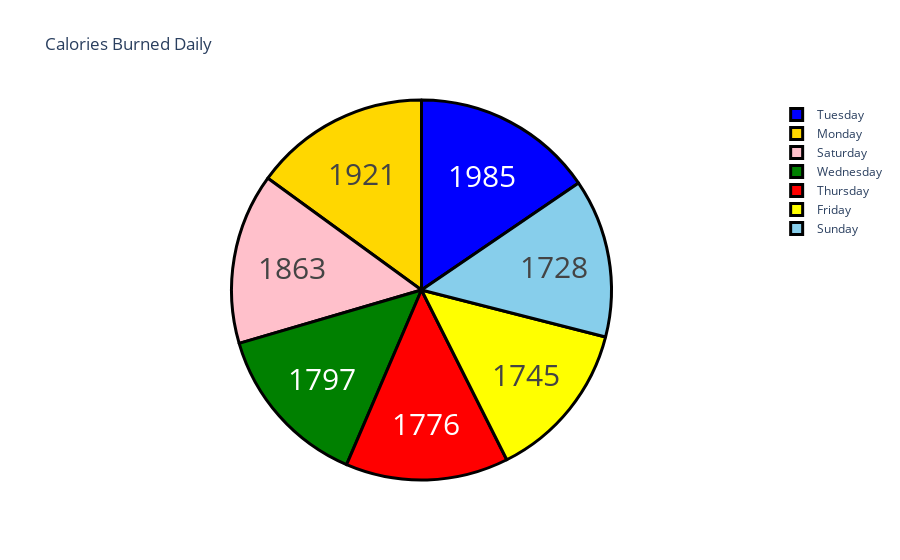

Notebook code cell kept with this figure:
### Code cell
day = data['Day'].value_counts()
label = day.index
counts = data['Calories']
colors = ['blue', 'green', 'red', 'yellow', 'pink', 'skyblue', 'gold']
fig = go.Figure(data=go.Pie(labels=label, values=counts))
fig.update_layout(title_text='Calories Burned Daily')
fig.update_traces(hoverinfo='label+percent', textinfo='value', textfont_size=30,
                 marker=dict(colors=colors, line=dict(color='black', width=3)))
fig.show()

### Figure 1 — Plotly figure (JSON) as saved in the notebook; plotly's stock layout.template omitted (floating-point values rounded to 4 significant figures; data arrays with more than 128 entries replaced by an {"elided": "..."} marker saying what was removed)
{"data": [{"hoverinfo": "label+percent", "labels": ["Tuesday", "Wednesday", "Thursday", "Friday", "Saturday", "Sunday", "Monday"], "marker": {"colors": ["blue", "green", "red", "yellow", "pink", "skyblue", "gold"], "line": {"color": "black", "width": 3}}, "textfont": {"size": 30}, "textinfo": "value", "type": "pie", "values": {"elided": "940 int values"}}], "layout": {"title": {"text": "Calories Burned Daily"}}}
